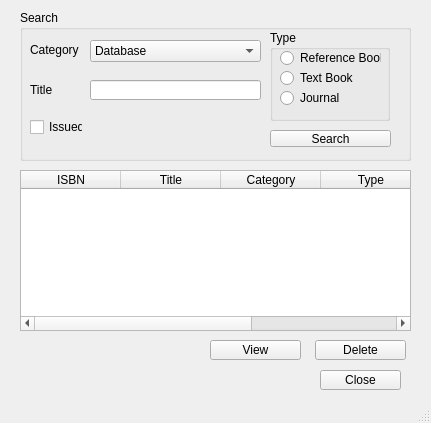
<?xml version="1.0" encoding="UTF-8"?>
<ui version="4.0">
 <class>MainWindow</class>
 <widget class="QMainWindow" name="MainWindow">
  <property name="geometry">
   <rect>
    <x>0</x>
    <y>0</y>
    <width>431</width>
    <height>423</height>
   </rect>
  </property>
  <property name="windowTitle">
   <string>MainWindow</string>
  </property>
  <widget class="QWidget" name="centralwidget">
   <widget class="QGroupBox" name="groupBox">
    <property name="geometry">
     <rect>
      <x>20</x>
      <y>10</y>
      <width>391</width>
      <height>151</height>
     </rect>
    </property>
    <property name="title">
     <string>Search</string>
    </property>
    <widget class="QLabel" name="label_1">
     <property name="geometry">
      <rect>
       <x>10</x>
       <y>30</y>
       <width>51</width>
       <height>20</height>
      </rect>
     </property>
     <property name="text">
      <string>Category</string>
     </property>
    </widget>
    <widget class="QComboBox" name="comboBox_1">
     <property name="geometry">
      <rect>
       <x>70</x>
       <y>30</y>
       <width>171</width>
       <height>22</height>
      </rect>
     </property>
     <item>
      <property name="text">
       <string>Database</string>
      </property>
     </item>
     <item>
      <property name="text">
       <string>OOP</string>
      </property>
     </item>
     <item>
      <property name="text">
       <string>AI</string>
      </property>
     </item>
    </widget>
    <widget class="QLabel" name="label_2">
     <property name="geometry">
      <rect>
       <x>10</x>
       <y>70</y>
       <width>51</width>
       <height>20</height>
      </rect>
     </property>
     <property name="text">
      <string>Title</string>
     </property>
    </widget>
    <widget class="QCheckBox" name="checkBox">
     <property name="geometry">
      <rect>
       <x>10</x>
       <y>110</y>
       <width>53</width>
       <height>14</height>
      </rect>
     </property>
     <property name="text">
      <string>Issued</string>
     </property>
    </widget>
    <widget class="QGroupBox" name="groupBox_2">
     <property name="geometry">
      <rect>
       <x>250</x>
       <y>20</y>
       <width>120</width>
       <height>91</height>
      </rect>
     </property>
     <property name="title">
      <string>Type</string>
     </property>
     <widget class="QRadioButton" name="radioButton_1">
      <property name="geometry">
       <rect>
        <x>10</x>
        <y>20</y>
        <width>101</width>
        <height>16</height>
       </rect>
      </property>
      <property name="text">
       <string>Reference Book</string>
      </property>
     </widget>
     <widget class="QRadioButton" name="radioButton_2">
      <property name="geometry">
       <rect>
        <x>10</x>
        <y>40</y>
        <width>101</width>
        <height>16</height>
       </rect>
      </property>
      <property name="text">
       <string>Text Book</string>
      </property>
     </widget>
     <widget class="QRadioButton" name="radioButton_3">
      <property name="geometry">
       <rect>
        <x>10</x>
        <y>60</y>
        <width>101</width>
        <height>16</height>
       </rect>
      </property>
      <property name="text">
       <string>Journal</string>
      </property>
     </widget>
    </widget>
    <widget class="QPushButton" name="pushButton_1">
     <property name="geometry">
      <rect>
       <x>250</x>
       <y>120</y>
       <width>121</width>
       <height>17</height>
      </rect>
     </property>
     <property name="text">
      <string>Search</string>
     </property>
    </widget>
    <widget class="QLineEdit" name="lineEdit">
     <property name="geometry">
      <rect>
       <x>70</x>
       <y>70</y>
       <width>171</width>
       <height>20</height>
      </rect>
     </property>
    </widget>
   </widget>
   <widget class="QTableWidget" name="booksTableWidget">
    <property name="geometry">
     <rect>
      <x>20</x>
      <y>170</y>
      <width>391</width>
      <height>161</height>
     </rect>
    </property>
    <column>
     <property name="text">
      <string>ISBN</string>
     </property>
    </column>
    <column>
     <property name="text">
      <string>Title</string>
     </property>
    </column>
    <column>
     <property name="text">
      <string>Category</string>
     </property>
    </column>
    <column>
     <property name="text">
      <string>Type</string>
     </property>
    </column>
    <column>
     <property name="text">
      <string>Issued</string>
     </property>
    </column>
   </widget>
   <widget class="QPushButton" name="pushButton_2">
    <property name="geometry">
     <rect>
      <x>315</x>
      <y>340</y>
      <width>91</width>
      <height>20</height>
     </rect>
    </property>
    <property name="text">
     <string>Delete</string>
    </property>
   </widget>
   <widget class="QPushButton" name="pushButton_3">
    <property name="geometry">
     <rect>
      <x>210</x>
      <y>340</y>
      <width>91</width>
      <height>20</height>
     </rect>
    </property>
    <property name="text">
     <string>View</string>
    </property>
   </widget>
   <widget class="QPushButton" name="pushButton_4">
    <property name="geometry">
     <rect>
      <x>320</x>
      <y>370</y>
      <width>81</width>
      <height>20</height>
     </rect>
    </property>
    <property name="text">
     <string>Close</string>
    </property>
   </widget>
  </widget>
  <widget class="QMenuBar" name="menubar">
   <property name="geometry">
    <rect>
     <x>0</x>
     <y>0</y>
     <width>431</width>
     <height>18</height>
    </rect>
   </property>
  </widget>
  <widget class="QStatusBar" name="statusbar"/>
 </widget>
 <resources/>
 <connections/>
</ui>
